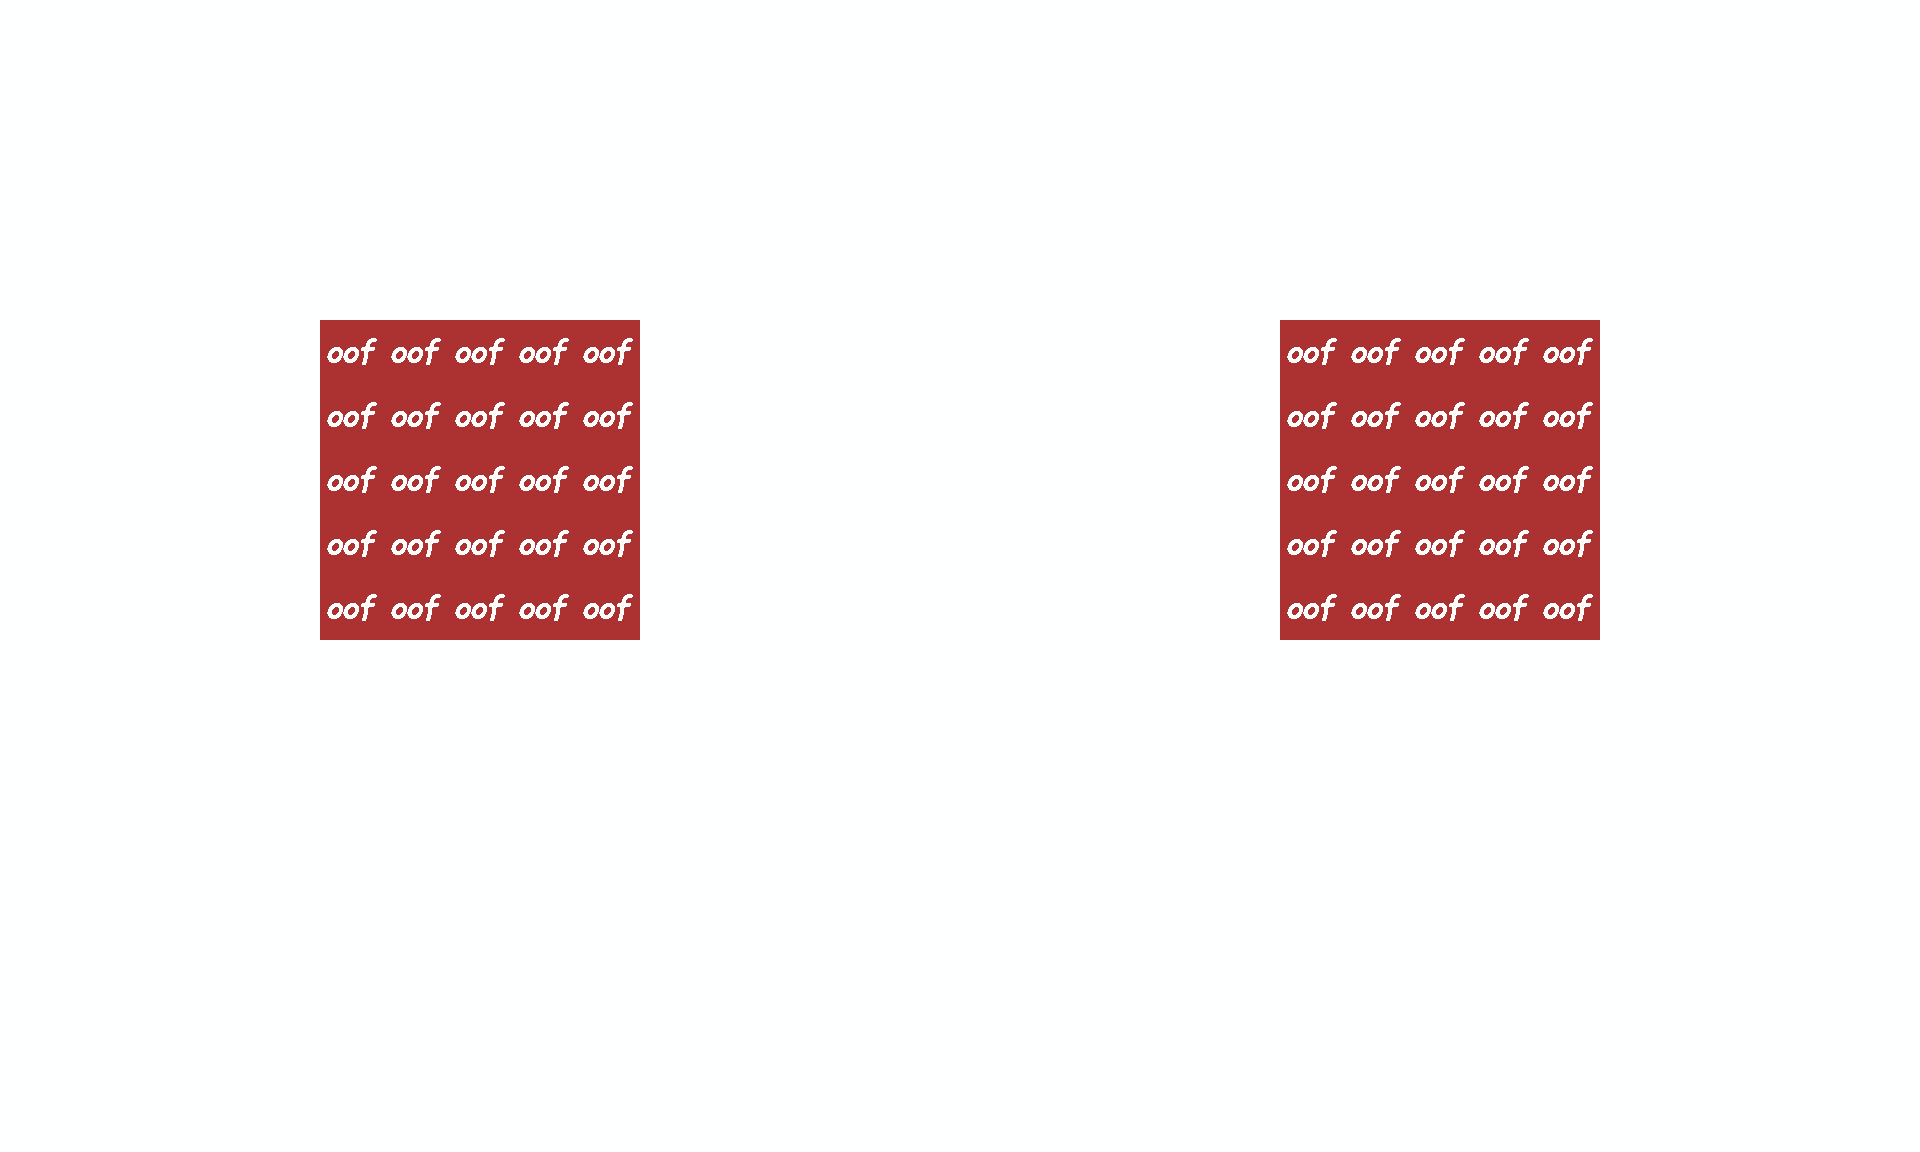

A level layout from a 2D game, rendered from its tile map. Below: a short description, then the map file with its tile-grid data intact:
An orthogonal 30x18 tile map with 64x64 px tiles, 2 tile layers (Background, Obstacle), 2 tilesets.

<map version="1.9" tiledversion="1.9.2" orientation="orthogonal" renderorder="right-down" width="30" height="18" tilewidth="64" tileheight="64" infinite="0" nextlayerid="3" nextobjectid="1">
 <tileset firstgid="1" source="Tilesets/OofTileset.tsx" />
 <tileset firstgid="2" source="Tilesets/BackgroundTileset.tsx" />
 <layer id="1" name="Background" width="30" height="18">
  <data encoding="csv">
2,2,2,2,2,2,2,2,2,2,2,2,2,2,2,2,2,2,2,2,2,2,2,2,2,2,2,2,2,2,
2,2,2,2,2,2,2,2,2,2,2,2,2,2,2,2,2,2,2,2,2,2,2,2,2,2,2,2,2,2,
2,2,2,2,2,2,2,2,2,2,2,2,2,2,2,2,2,2,2,2,2,2,2,2,2,2,2,2,2,2,
2,2,2,2,2,2,2,2,2,2,2,2,2,2,2,2,2,2,2,2,2,2,2,2,2,2,2,2,2,2,
2,2,2,2,2,2,2,2,2,2,2,2,2,2,2,2,2,2,2,2,2,2,2,2,2,2,2,2,2,2,
2,2,2,2,2,178,179,180,181,182,2,2,2,2,2,2,2,2,2,2,178,179,180,181,182,2,2,2,2,2,
2,2,2,2,2,199,200,201,202,203,2,2,2,2,2,2,2,2,2,2,199,200,201,202,203,2,2,2,2,2,
2,2,2,2,2,220,221,222,223,224,2,2,2,2,2,2,2,2,2,2,220,221,222,223,224,2,2,2,2,2,
2,2,2,2,2,241,242,243,244,245,2,2,2,2,2,2,2,2,2,2,241,242,243,244,245,2,2,2,2,2,
2,2,2,2,2,262,263,264,265,266,2,2,2,2,2,2,2,2,2,2,262,263,264,265,266,2,2,2,2,2,
2,2,2,2,2,2,2,2,2,2,2,2,2,2,2,2,2,2,2,2,2,2,2,2,2,2,2,2,2,2,
2,2,2,2,2,2,2,2,2,2,2,2,2,2,2,2,2,2,2,2,2,2,2,2,2,2,2,2,2,2,
2,2,2,2,2,2,2,2,2,2,2,2,2,2,2,2,2,2,2,2,2,2,2,2,2,2,2,2,2,2,
2,2,2,2,2,2,2,2,2,2,2,2,2,2,2,2,2,2,2,2,2,2,2,2,2,2,2,2,2,2,
2,2,2,2,2,2,2,2,2,2,2,2,2,2,2,2,2,2,2,2,2,2,2,2,2,2,2,2,2,2,
2,2,2,2,2,2,2,2,2,2,2,2,2,2,2,2,2,2,2,2,2,2,2,2,2,2,2,2,2,2,
2,2,2,2,2,2,2,2,2,2,2,2,2,2,2,2,2,2,2,2,2,2,2,2,2,2,2,2,2,2,
2,2,2,2,2,2,2,2,2,2,2,2,2,2,2,2,2,2,2,2,2,2,2,2,2,2,2,2,2,2
</data>
 </layer>
 <layer id="2" name="Obstacle" width="30" height="18">
  <data encoding="csv">
0,0,0,0,0,0,0,0,0,0,0,0,0,0,0,0,0,0,0,0,0,0,0,0,0,0,0,0,0,0,
0,0,0,0,0,0,0,0,0,0,0,0,0,0,0,0,0,0,0,0,0,0,0,0,0,0,0,0,0,0,
0,0,0,0,0,0,0,0,0,0,0,0,0,0,0,0,0,0,0,0,0,0,0,0,0,0,0,0,0,0,
0,0,0,0,0,0,0,0,0,0,0,0,0,0,0,0,0,0,0,0,0,0,0,0,0,0,0,0,0,0,
0,0,0,0,0,0,0,0,0,0,0,0,0,0,0,0,0,0,0,0,0,0,0,0,0,0,0,0,0,0,
0,0,0,0,0,1,1,1,1,1,0,0,0,0,0,0,0,0,0,0,1,1,1,1,1,0,0,0,0,0,
0,0,0,0,0,1,1,1,1,1,0,0,0,0,0,0,0,0,0,0,1,1,1,1,1,0,0,0,0,0,
0,0,0,0,0,1,1,1,1,1,0,0,0,0,0,0,0,0,0,0,1,1,1,1,1,0,0,0,0,0,
0,0,0,0,0,1,1,1,1,1,0,0,0,0,0,0,0,0,0,0,1,1,1,1,1,0,0,0,0,0,
0,0,0,0,0,1,1,1,1,1,0,0,0,0,0,0,0,0,0,0,1,1,1,1,1,0,0,0,0,0,
0,0,0,0,0,0,0,0,0,0,0,0,0,0,0,0,0,0,0,0,0,0,0,0,0,0,0,0,0,0,
0,0,0,0,0,0,0,0,0,0,0,0,0,0,0,0,0,0,0,0,0,0,0,0,0,0,0,0,0,0,
0,0,0,0,0,0,0,0,0,0,0,0,0,0,0,0,0,0,0,0,0,0,0,0,0,0,0,0,0,0,
0,0,0,0,0,0,0,0,0,0,0,0,0,0,0,0,0,0,0,0,0,0,0,0,0,0,0,0,0,0,
0,0,0,0,0,0,0,0,0,0,0,0,0,0,0,0,0,0,0,0,0,0,0,0,0,0,0,0,0,0,
0,0,0,0,0,0,0,0,0,0,0,0,0,0,0,0,0,0,0,0,0,0,0,0,0,0,0,0,0,0,
0,0,0,0,0,0,0,0,0,0,0,0,0,0,0,0,0,0,0,0,0,0,0,0,0,0,0,0,0,0,
0,0,0,0,0,0,0,0,0,0,0,0,0,0,0,0,0,0,0,0,0,0,0,0,0,0,0,0,0,0
</data>
 </layer>
</map>
